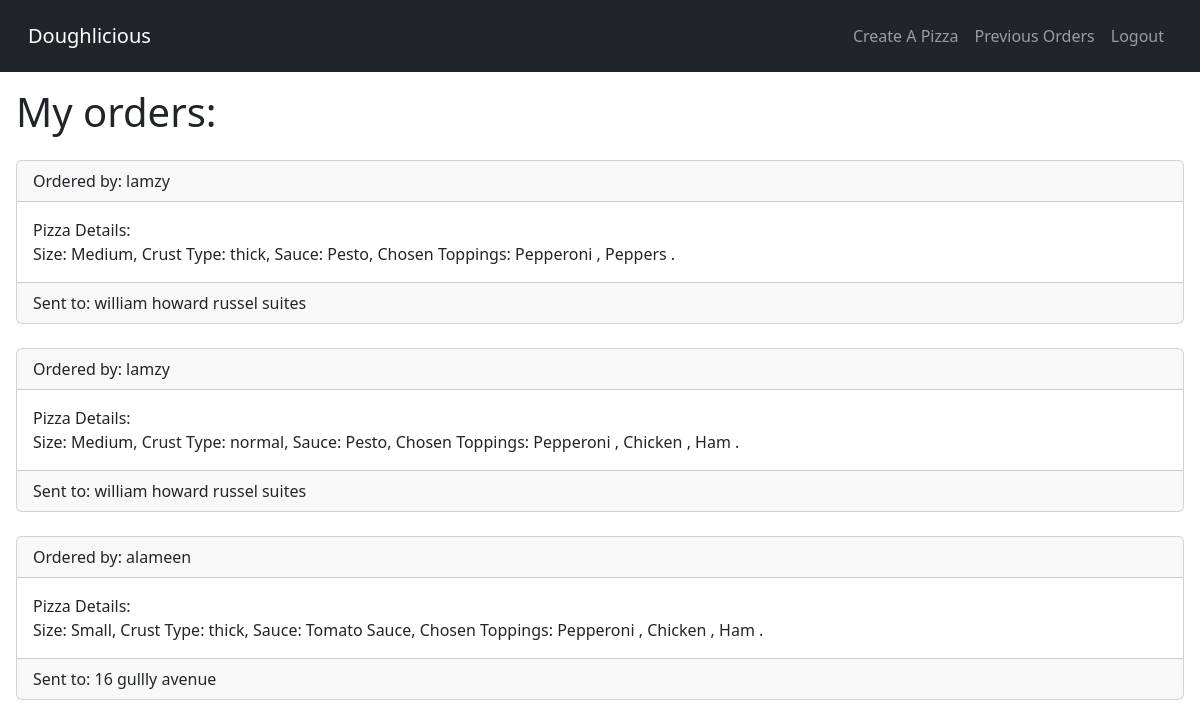
Before: /previousOrders/ (signed in) with the older database file.
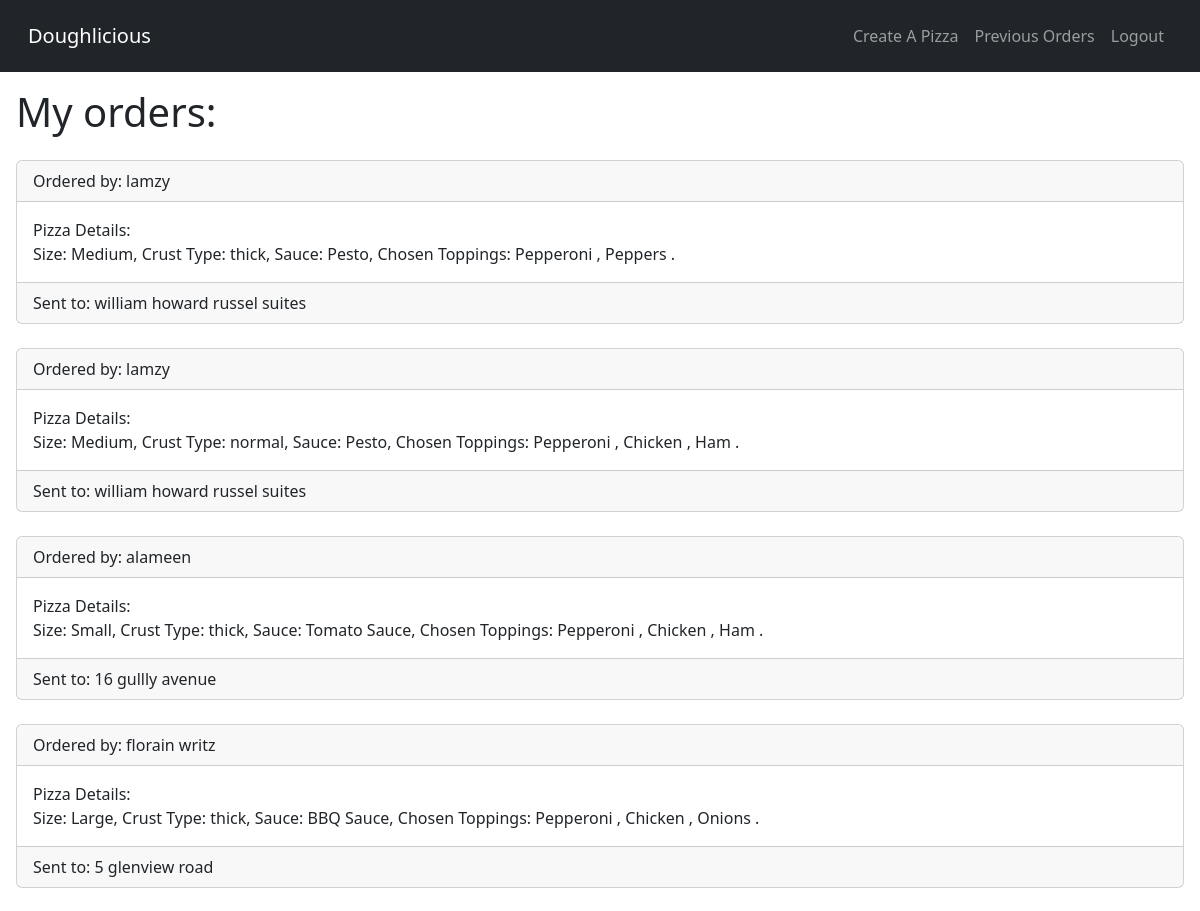
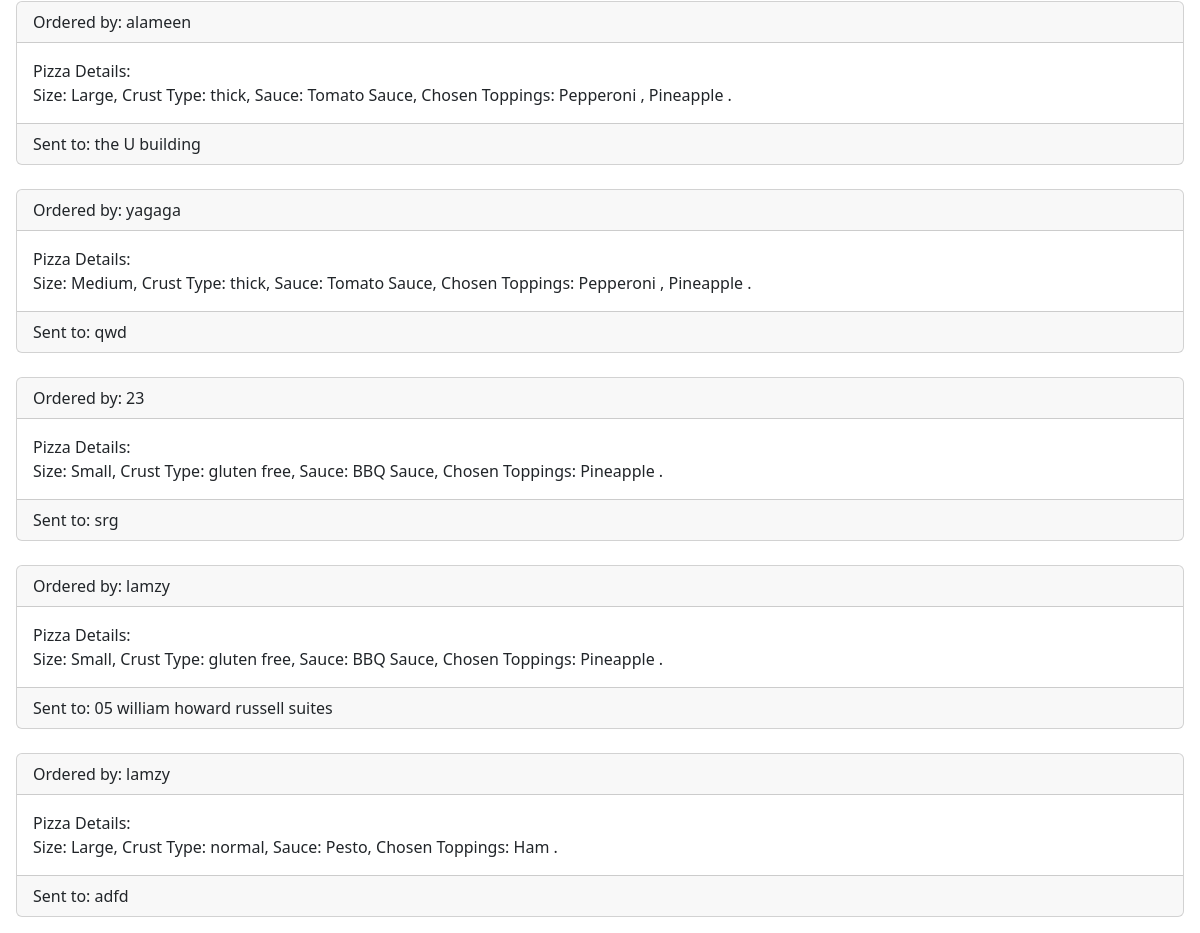
After: the same page with the newer database file (2 pictures, top to bottom).
### DoughliciousApp/models.py (models this page shows, shortened)
class order(models.Model):
    user = models.ForeignKey("DoughliciousApp.User", on_delete=models.CASCADE)
    deliveryDetails =  models.ForeignKey("DoughliciousApp.deliveryDetails", on_delete=models.CASCADE)
    pizza = models.ForeignKey("DoughliciousApp.Pizza", on_delete=models.CASCADE)
    orderDate = models.DateField(auto_now_add=True)

class deliveryDetails(models.Model):
    detailsId = models.AutoField(primary_key=True)
    name = models.CharField(default=(""), max_length=50, validators=[validate_names])
    address = models.CharField(default=(""), max_length=100)
    cardNum = models.CharField( default = '', max_length=20, validators=[validate_cardNum])
    cvv = models.CharField(default='', max_length=3, validators=[validate_cvv])
    expDate = models.DateField(default=(""), auto_now=False, auto_now_add=False, validators=[validate_date_format])

class Pizza(models.Model):
   pizzaId =  models.AutoField(primary_key=True)
   CRUST_CHOICES = [
        ('thin', 'Thin Crust'),
        ('normal', 'Normal'),
        ('thick', 'Thick Crust'),
        ('stuffed', 'Stuffed Crust'),
        ('gluten free', 'Gluten Free'),]
   size =  models.ForeignKey("DoughliciousApp.Size", on_delete=models.CASCADE)
   sauce =  models.ForeignKey("DoughliciousApp.Sauce", on_delete=models.CASCADE)
   cheese =  models.ForeignKey("DoughliciousApp.Cheese", on_delete=models.CASCADE)
   crust = models.CharField(choices=CRUST_CHOICES, max_length=50)
   pepperoni = models.BooleanField(default=False)
   chicken = models.BooleanField(default=False)
   ham = models.BooleanField(default=False)
   pineapple = models.BooleanField(default=False)
   peppers = models.BooleanField(default=False)
   mushroom = models.BooleanField(default=False)
   onions = models.BooleanField(default=False)
   def __str__(self) -> str:
        toppings = [
        ('Pepperoni ' if self.pepperoni else ''),
        ('Chicken ' if self.chicken else ''),
        ('Ham ' if self.ham else ''),
        ('Pineapple ' if self.pineapple else ''),
        ('Peppers ' if self.peppers else ''),
        ('Mushrooms ' if self.mushroom else ''),
        ('Onions ' if self.onions else '')]
        chosen_toppings = [t for t in toppings if t]
        chosen_toppings = ', '.join(chosen_toppings)
        return ('Size: {},  Crust Type: {},  Sauce: {},  Chosen Toppings: {}. ').format(self.size, self.crust, self.sauce, chosen_toppings)

class Size(models.Model):
    name = models.CharField(default=(""), max_length=100)
    def __str__(self):
        return self.name

class Sauce(models.Model):
    name = models.CharField(default=(""), max_length=100)
    def __str__(self):
        return self.name

### DoughliciousApp/views.py (the view)
# urls.py: path('previousOrders/', views.previousOrders, name="previousOrders"),
@login_required
def previousOrders(request):
    orders = order.objects.filter(user=request.user)
    return render(request, 'previousOrders.html', {'orders':orders})

### DoughliciousApp/templates/previousOrders.html (shortened to what this page needs)
{% extends "base.html" %}
{% block links %}
    <li class="nav-item">
        <a class="nav-link" href="{% url "createPizza" %}"> Create A Pizza</a>
    </li>
    <li class="nav-item">
        <a class="nav-link" href="{% url "previousOrders" %}"> Previous Orders</a>
    </li>
{% endblock links %}
{% block content %}
    {% if orders%}
        <div class="container-fluid p-3 ">
            <h3 class="display-6">My orders:</h3>
            {% for order in orders %}
                <div class="card mt-4">
                    <div class="card-header"> Ordered by: {{ order.deliveryDetails.name }} </div>
                    <div class="card-body"><p class="card-text">Pizza Details:</p>{{ order.pizza }} </div>
                    <div class="card-footer d-flex justify-content-between"> <span class="d-none d-sm-block"> Sent to: {{ order.deliveryDetails.address }} </span> </div>
                </div>
            {% endfor %}
        </div>
    {% endif %}
{% endblock content %}

### DoughliciousApp/templates/base.html (shortened to what this page needs)
{% load static %}
<!DOCTYPE html>
<html lang="en">
<head>
    <link href="https://cdn.jsdelivr.net/npm/bootstrap@5.3.2/dist/css/bootstrap.min.css" rel="stylesheet">
</head>
<body>
    <nav class="navbar navbar-expand-lg navbar-dark bg-dark text-white p-3">
        <div class="container-fluid">
          {% if user.is_authenticated %}
            <a class="navbar-brand" href="{% url "previousOrders" %}"> Doughlicious </a>
          {% else %}
            <a class="navbar-brand" href="{% url "register" %}"> Doughlicious </a>
          {% endif %}
          <div class="collapse justify-content-end navbar-collapse" id="navbarNav">
            <ul class="navbar-nav">
              {% if user.is_authenticated %}
                {% block links %} {% endblock links %}
                <li class="nav-item">
                  <a class="nav-link" href="{% url "logout" %}">Logout</a>
                </li>
              {% endif %}
            </ul>
          </div>
        </div>
      </nav>
</body>
     {% block content %} {% endblock content %}
</html>

Changed rows visible on the page:
added order: deliveryDetails.name "florain writz", pizza "Size: Large, Crust Type: thick, Sauce: BBQ Sauce, Chosen Toppings: Pepperoni , Chicken , Onions .", deliveryDetails.address "5 glenview road"
added order: deliveryDetails.name "alameen", pizza "Size: Large, Crust Type: thick, Sauce: Tomato Sauce, Chosen Toppings: Pepperoni , Pineapple .", deliveryDetails.address "the U building"
added order: deliveryDetails.name "yagaga", pizza "Size: Medium, Crust Type: thick, Sauce: Tomato Sauce, Chosen Toppings: Pepperoni , Pineapple .", deliveryDetails.address "qwd"
added order: deliveryDetails.name "23", pizza "Size: Small, Crust Type: gluten free, Sauce: BBQ Sauce, Chosen Toppings: Pineapple .", deliveryDetails.address "srg"
added order: deliveryDetails.name "lamzy", pizza "Size: Small, Crust Type: gluten free, Sauce: BBQ Sauce, Chosen Toppings: Pineapple .", deliveryDetails.address "05 william howard russell suites"
added order: deliveryDetails.name "lamzy", pizza "Size: Large, Crust Type: normal, Sauce: Pesto, Chosen Toppings: Ham .", deliveryDetails.address "adfd"
